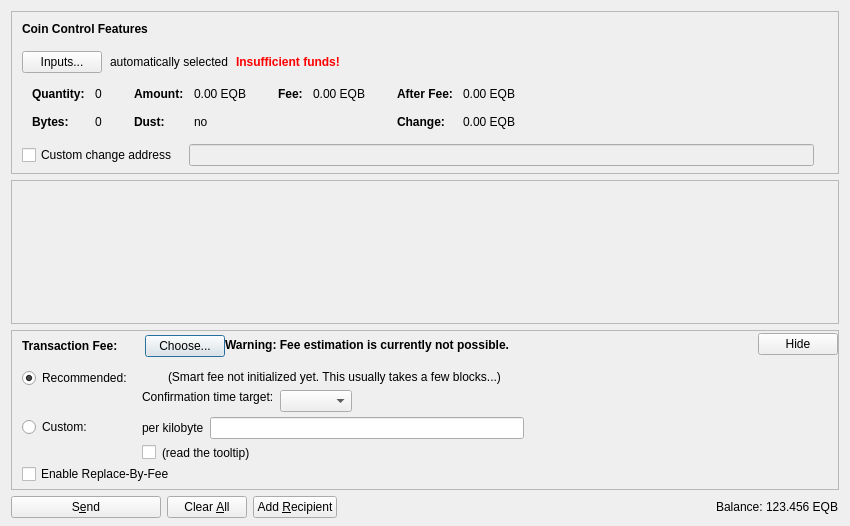
<?xml version="1.0" encoding="UTF-8"?>
<ui version="4.0">
 <class>SendCoinsDialog</class>
 <widget class="QDialog" name="SendCoinsDialog">
  <property name="geometry">
   <rect>
    <x>0</x>
    <y>0</y>
    <width>850</width>
    <height>526</height>
   </rect>
  </property>
  <property name="windowTitle">
   <string>Send Coins</string>
  </property>
  <layout class="QVBoxLayout" name="verticalLayout" stretch="0,1,0,0">
   <property name="bottomMargin">
    <number>8</number>
   </property>
   <item>
    <widget class="QFrame" name="frameCoinControl">
     <property name="sizePolicy">
      <sizepolicy hsizetype="Expanding" vsizetype="Expanding">
       <horstretch>0</horstretch>
       <verstretch>0</verstretch>
      </sizepolicy>
     </property>
     <property name="maximumSize">
      <size>
       <width>16777215</width>
       <height>16777215</height>
      </size>
     </property>
     <property name="frameShape">
      <enum>QFrame::StyledPanel</enum>
     </property>
     <property name="frameShadow">
      <enum>QFrame::Sunken</enum>
     </property>
     <layout class="QVBoxLayout" name="verticalLayoutCoinControl2">
      <property name="spacing">
       <number>0</number>
      </property>
      <property name="leftMargin">
       <number>0</number>
      </property>
      <property name="topMargin">
       <number>0</number>
      </property>
      <property name="rightMargin">
       <number>0</number>
      </property>
      <property name="bottomMargin">
       <number>6</number>
      </property>
      <item>
       <layout class="QVBoxLayout" name="verticalLayoutCoinControl" stretch="0,0,0,0,1">
        <property name="spacing">
         <number>0</number>
        </property>
        <property name="leftMargin">
         <number>10</number>
        </property>
        <property name="topMargin">
         <number>10</number>
        </property>
        <item>
         <layout class="QHBoxLayout" name="horizontalLayoutCoinControl1">
          <property name="bottomMargin">
           <number>15</number>
          </property>
          <item>
           <widget class="QLabel" name="labelCoinControlFeatures">
            <property name="sizePolicy">
             <sizepolicy hsizetype="Preferred" vsizetype="Maximum">
              <horstretch>0</horstretch>
              <verstretch>0</verstretch>
             </sizepolicy>
            </property>
            <property name="font">
             <font>
              <weight>75</weight>
              <bold>true</bold>
             </font>
            </property>
            <property name="styleSheet">
             <string notr="true">font-weight:bold;</string>
            </property>
            <property name="text">
             <string>Coin Control Features</string>
            </property>
           </widget>
          </item>
         </layout>
        </item>
        <item>
         <layout class="QHBoxLayout" name="horizontalLayoutCoinControl2" stretch="0,0,0,0">
          <property name="spacing">
           <number>8</number>
          </property>
          <property name="bottomMargin">
           <number>10</number>
          </property>
          <item>
           <widget class="QPushButton" name="pushButtonCoinControl">
            <property name="styleSheet">
             <string notr="true"/>
            </property>
            <property name="text">
             <string>Inputs...</string>
            </property>
            <property name="autoDefault">
             <bool>false</bool>
            </property>
           </widget>
          </item>
          <item>
           <widget class="QLabel" name="labelCoinControlAutomaticallySelected">
            <property name="text">
             <string>automatically selected</string>
            </property>
            <property name="margin">
             <number>5</number>
            </property>
           </widget>
          </item>
          <item>
           <widget class="QLabel" name="labelCoinControlInsuffFunds">
            <property name="font">
             <font>
              <weight>75</weight>
              <bold>true</bold>
             </font>
            </property>
            <property name="styleSheet">
             <string notr="true">color:red;font-weight:bold;</string>
            </property>
            <property name="text">
             <string>Insufficient funds!</string>
            </property>
            <property name="margin">
             <number>5</number>
            </property>
           </widget>
          </item>
          <item>
           <spacer name="horizontalSpacerCoinControl">
            <property name="orientation">
             <enum>Qt::Horizontal</enum>
            </property>
            <property name="sizeHint" stdset="0">
             <size>
              <width>40</width>
              <height>1</height>
             </size>
            </property>
           </spacer>
          </item>
         </layout>
        </item>
        <item>
         <widget class="QWidget" name="widgetCoinControl" native="true">
          <property name="sizePolicy">
           <sizepolicy hsizetype="Preferred" vsizetype="Preferred">
            <horstretch>0</horstretch>
            <verstretch>0</verstretch>
           </sizepolicy>
          </property>
          <property name="minimumSize">
           <size>
            <width>0</width>
            <height>0</height>
           </size>
          </property>
          <property name="styleSheet">
           <string notr="true"/>
          </property>
          <layout class="QHBoxLayout" name="horizontalLayoutCoinControl5">
           <property name="leftMargin">
            <number>0</number>
           </property>
           <property name="topMargin">
            <number>0</number>
           </property>
           <property name="rightMargin">
            <number>0</number>
           </property>
           <property name="bottomMargin">
            <number>0</number>
           </property>
           <item>
            <layout class="QHBoxLayout" name="horizontalLayoutCoinControl3" stretch="0,0,0,1">
             <property name="spacing">
              <number>20</number>
             </property>
             <property name="topMargin">
              <number>0</number>
             </property>
             <property name="bottomMargin">
              <number>10</number>
             </property>
             <item>
              <layout class="QFormLayout" name="formLayoutCoinControl1">
               <property name="horizontalSpacing">
                <number>10</number>
               </property>
               <property name="verticalSpacing">
                <number>14</number>
               </property>
               <property name="leftMargin">
                <number>10</number>
               </property>
               <property name="topMargin">
                <number>4</number>
               </property>
               <property name="rightMargin">
                <number>6</number>
               </property>
               <item row="0" column="0">
                <widget class="QLabel" name="labelCoinControlQuantityText">
                 <property name="font">
                  <font>
                   <weight>75</weight>
                   <bold>true</bold>
                  </font>
                 </property>
                 <property name="text">
                  <string>Quantity:</string>
                 </property>
                 <property name="margin">
                  <number>0</number>
                 </property>
                </widget>
               </item>
               <item row="0" column="1">
                <widget class="QLabel" name="labelCoinControlQuantity">
                 <property name="cursor">
                  <cursorShape>IBeamCursor</cursorShape>
                 </property>
                 <property name="contextMenuPolicy">
                  <enum>Qt::ActionsContextMenu</enum>
                 </property>
                 <property name="text">
                  <string notr="true">0</string>
                 </property>
                 <property name="margin">
                  <number>0</number>
                 </property>
                 <property name="textInteractionFlags">
                  <set>Qt::LinksAccessibleByMouse|Qt::TextSelectableByKeyboard|Qt::TextSelectableByMouse</set>
                 </property>
                </widget>
               </item>
               <item row="1" column="0">
                <widget class="QLabel" name="labelCoinControlBytesText">
                 <property name="font">
                  <font>
                   <weight>75</weight>
                   <bold>true</bold>
                  </font>
                 </property>
                 <property name="text">
                  <string>Bytes:</string>
                 </property>
                </widget>
               </item>
               <item row="1" column="1">
                <widget class="QLabel" name="labelCoinControlBytes">
                 <property name="cursor">
                  <cursorShape>IBeamCursor</cursorShape>
                 </property>
                 <property name="contextMenuPolicy">
                  <enum>Qt::ActionsContextMenu</enum>
                 </property>
                 <property name="text">
                  <string notr="true">0</string>
                 </property>
                 <property name="textInteractionFlags">
                  <set>Qt::LinksAccessibleByMouse|Qt::TextSelectableByKeyboard|Qt::TextSelectableByMouse</set>
                 </property>
                </widget>
               </item>
              </layout>
             </item>
             <item>
              <layout class="QFormLayout" name="formLayoutCoinControl2">
               <property name="horizontalSpacing">
                <number>10</number>
               </property>
               <property name="verticalSpacing">
                <number>14</number>
               </property>
               <property name="leftMargin">
                <number>6</number>
               </property>
               <property name="topMargin">
                <number>4</number>
               </property>
               <property name="rightMargin">
                <number>6</number>
               </property>
               <item row="0" column="0">
                <widget class="QLabel" name="labelCoinControlAmountText">
                 <property name="font">
                  <font>
                   <weight>75</weight>
                   <bold>true</bold>
                  </font>
                 </property>
                 <property name="text">
                  <string>Amount:</string>
                 </property>
                 <property name="margin">
                  <number>0</number>
                 </property>
                </widget>
               </item>
               <item row="0" column="1">
                <widget class="QLabel" name="labelCoinControlAmount">
                 <property name="cursor">
                  <cursorShape>IBeamCursor</cursorShape>
                 </property>
                 <property name="contextMenuPolicy">
                  <enum>Qt::ActionsContextMenu</enum>
                 </property>
                 <property name="text">
                  <string notr="true">0.00 EQB</string>
                 </property>
                 <property name="textInteractionFlags">
                  <set>Qt::LinksAccessibleByMouse|Qt::TextSelectableByKeyboard|Qt::TextSelectableByMouse</set>
                 </property>
                </widget>
               </item>
               <item row="1" column="0">
                <widget class="QLabel" name="labelCoinControlLowOutputText">
                 <property name="font">
                  <font>
                   <weight>75</weight>
                   <bold>true</bold>
                  </font>
                 </property>
                 <property name="text">
                  <string>Dust:</string>
                 </property>
                </widget>
               </item>
               <item row="1" column="1">
                <widget class="QLabel" name="labelCoinControlLowOutput">
                 <property name="cursor">
                  <cursorShape>IBeamCursor</cursorShape>
                 </property>
                 <property name="contextMenuPolicy">
                  <enum>Qt::ActionsContextMenu</enum>
                 </property>
                 <property name="text">
                  <string notr="true">no</string>
                 </property>
                 <property name="textInteractionFlags">
                  <set>Qt::LinksAccessibleByMouse|Qt::TextSelectableByKeyboard|Qt::TextSelectableByMouse</set>
                 </property>
                </widget>
               </item>
              </layout>
             </item>
             <item>
              <layout class="QFormLayout" name="formLayoutCoinControl3">
               <property name="horizontalSpacing">
                <number>10</number>
               </property>
               <property name="verticalSpacing">
                <number>14</number>
               </property>
               <property name="leftMargin">
                <number>6</number>
               </property>
               <property name="topMargin">
                <number>4</number>
               </property>
               <property name="rightMargin">
                <number>6</number>
               </property>
               <item row="0" column="0">
                <widget class="QLabel" name="labelCoinControlFeeText">
                 <property name="font">
                  <font>
                   <weight>75</weight>
                   <bold>true</bold>
                  </font>
                 </property>
                 <property name="text">
                  <string>Fee:</string>
                 </property>
                 <property name="margin">
                  <number>0</number>
                 </property>
                </widget>
               </item>
               <item row="0" column="1">
                <widget class="QLabel" name="labelCoinControlFee">
                 <property name="cursor">
                  <cursorShape>IBeamCursor</cursorShape>
                 </property>
                 <property name="contextMenuPolicy">
                  <enum>Qt::ActionsContextMenu</enum>
                 </property>
                 <property name="text">
                  <string notr="true">0.00 EQB</string>
                 </property>
                 <property name="textInteractionFlags">
                  <set>Qt::LinksAccessibleByMouse|Qt::TextSelectableByKeyboard|Qt::TextSelectableByMouse</set>
                 </property>
                </widget>
               </item>
              </layout>
             </item>
             <item>
              <layout class="QFormLayout" name="formLayoutCoinControl4">
               <property name="horizontalSpacing">
                <number>10</number>
               </property>
               <property name="verticalSpacing">
                <number>14</number>
               </property>
               <property name="leftMargin">
                <number>6</number>
               </property>
               <property name="topMargin">
                <number>4</number>
               </property>
               <property name="rightMargin">
                <number>6</number>
               </property>
               <item row="0" column="0">
                <widget class="QLabel" name="labelCoinControlAfterFeeText">
                 <property name="font">
                  <font>
                   <weight>75</weight>
                   <bold>true</bold>
                  </font>
                 </property>
                 <property name="text">
                  <string>After Fee:</string>
                 </property>
                 <property name="margin">
                  <number>0</number>
                 </property>
                </widget>
               </item>
               <item row="0" column="1">
                <widget class="QLabel" name="labelCoinControlAfterFee">
                 <property name="cursor">
                  <cursorShape>IBeamCursor</cursorShape>
                 </property>
                 <property name="contextMenuPolicy">
                  <enum>Qt::ActionsContextMenu</enum>
                 </property>
                 <property name="text">
                  <string notr="true">0.00 EQB</string>
                 </property>
                 <property name="textInteractionFlags">
                  <set>Qt::LinksAccessibleByMouse|Qt::TextSelectableByKeyboard|Qt::TextSelectableByMouse</set>
                 </property>
                </widget>
               </item>
               <item row="1" column="0">
                <widget class="QLabel" name="labelCoinControlChangeText">
                 <property name="font">
                  <font>
                   <weight>75</weight>
                   <bold>true</bold>
                  </font>
                 </property>
                 <property name="text">
                  <string>Change:</string>
                 </property>
                </widget>
               </item>
               <item row="1" column="1">
                <widget class="QLabel" name="labelCoinControlChange">
                 <property name="cursor">
                  <cursorShape>IBeamCursor</cursorShape>
                 </property>
                 <property name="contextMenuPolicy">
                  <enum>Qt::ActionsContextMenu</enum>
                 </property>
                 <property name="text">
                  <string notr="true">0.00 EQB</string>
                 </property>
                 <property name="textInteractionFlags">
                  <set>Qt::LinksAccessibleByMouse|Qt::TextSelectableByKeyboard|Qt::TextSelectableByMouse</set>
                 </property>
                </widget>
               </item>
              </layout>
             </item>
            </layout>
           </item>
          </layout>
         </widget>
        </item>
        <item>
         <layout class="QHBoxLayout" name="horizontalLayoutCoinControl4" stretch="0,0,0">
          <property name="spacing">
           <number>12</number>
          </property>
          <property name="sizeConstraint">
           <enum>QLayout::SetDefaultConstraint</enum>
          </property>
          <property name="topMargin">
           <number>5</number>
          </property>
          <property name="rightMargin">
           <number>5</number>
          </property>
          <item>
           <widget class="QCheckBox" name="checkBoxCoinControlChange">
            <property name="toolTip">
             <string>If this is activated, but the change address is empty or invalid, change will be sent to a newly generated address.</string>
            </property>
            <property name="text">
             <string>Custom change address</string>
            </property>
           </widget>
          </item>
          <item>
           <widget class="QValidatedLineEdit" name="lineEditCoinControlChange">
            <property name="enabled">
             <bool>false</bool>
            </property>
            <property name="sizePolicy">
             <sizepolicy hsizetype="Expanding" vsizetype="Fixed">
              <horstretch>0</horstretch>
              <verstretch>0</verstretch>
             </sizepolicy>
            </property>
           </widget>
          </item>
          <item>
           <widget class="QLabel" name="labelCoinControlChangeLabel">
            <property name="sizePolicy">
             <sizepolicy hsizetype="Preferred" vsizetype="Expanding">
              <horstretch>0</horstretch>
              <verstretch>0</verstretch>
             </sizepolicy>
            </property>
            <property name="minimumSize">
             <size>
              <width>0</width>
              <height>0</height>
             </size>
            </property>
            <property name="text">
             <string/>
            </property>
            <property name="margin">
             <number>3</number>
            </property>
           </widget>
          </item>
         </layout>
        </item>
        <item>
         <spacer name="verticalSpacerCoinControl">
          <property name="orientation">
           <enum>Qt::Vertical</enum>
          </property>
          <property name="sizeHint" stdset="0">
           <size>
            <width>800</width>
            <height>1</height>
           </size>
          </property>
         </spacer>
        </item>
       </layout>
      </item>
     </layout>
    </widget>
   </item>
   <item>
    <widget class="QScrollArea" name="scrollArea">
     <property name="widgetResizable">
      <bool>true</bool>
     </property>
     <widget class="QWidget" name="scrollAreaWidgetContents">
      <property name="geometry">
       <rect>
        <x>0</x>
        <y>0</y>
        <width>830</width>
        <height>104</height>
       </rect>
      </property>
      <layout class="QVBoxLayout" name="verticalLayout_2" stretch="0,1">
       <property name="leftMargin">
        <number>0</number>
       </property>
       <property name="topMargin">
        <number>0</number>
       </property>
       <property name="rightMargin">
        <number>0</number>
       </property>
       <property name="bottomMargin">
        <number>0</number>
       </property>
       <item>
        <layout class="QVBoxLayout" name="entries">
         <property name="spacing">
          <number>6</number>
         </property>
        </layout>
       </item>
       <item>
        <spacer name="verticalSpacer">
         <property name="orientation">
          <enum>Qt::Vertical</enum>
         </property>
         <property name="sizeHint" stdset="0">
          <size>
           <width>20</width>
           <height>40</height>
          </size>
         </property>
        </spacer>
       </item>
      </layout>
     </widget>
    </widget>
   </item>
   <item>
    <widget class="QFrame" name="frameFee">
     <property name="sizePolicy">
      <sizepolicy hsizetype="Expanding" vsizetype="Expanding">
       <horstretch>0</horstretch>
       <verstretch>0</verstretch>
      </sizepolicy>
     </property>
     <property name="maximumSize">
      <size>
       <width>16777215</width>
       <height>16777215</height>
      </size>
     </property>
     <property name="frameShape">
      <enum>QFrame::StyledPanel</enum>
     </property>
     <property name="frameShadow">
      <enum>QFrame::Sunken</enum>
     </property>
     <layout class="QVBoxLayout" name="verticalLayoutFee1">
      <property name="spacing">
       <number>0</number>
      </property>
      <property name="leftMargin">
       <number>0</number>
      </property>
      <property name="topMargin">
       <number>0</number>
      </property>
      <property name="rightMargin">
       <number>0</number>
      </property>
      <property name="bottomMargin">
       <number>0</number>
      </property>
      <item>
       <layout class="QVBoxLayout" name="verticalLayoutFee2" stretch="0,0,0">
        <property name="spacing">
         <number>0</number>
        </property>
        <property name="leftMargin">
         <number>10</number>
        </property>
        <property name="topMargin">
         <number>0</number>
        </property>
        <item>
         <layout class="QHBoxLayout" name="horizontalLayoutFee1">
          <property name="bottomMargin">
           <number>0</number>
          </property>
          <item>
           <layout class="QVBoxLayout" name="verticalLayoutFee7">
            <property name="spacing">
             <number>0</number>
            </property>
            <item>
             <spacer name="verticalSpacerSmartFee">
              <property name="orientation">
               <enum>Qt::Vertical</enum>
              </property>
              <property name="sizeType">
               <enum>QSizePolicy::Fixed</enum>
              </property>
              <property name="sizeHint" stdset="0">
               <size>
                <width>1</width>
                <height>4</height>
               </size>
              </property>
             </spacer>
            </item>
            <item>
             <layout class="QHBoxLayout" name="horizontalLayoutSmartFee">
              <property name="spacing">
               <number>10</number>
              </property>
              <item>
               <widget class="QLabel" name="labelFeeHeadline">
                <property name="sizePolicy">
                 <sizepolicy hsizetype="Preferred" vsizetype="Maximum">
                  <horstretch>0</horstretch>
                  <verstretch>0</verstretch>
                 </sizepolicy>
                </property>
                <property name="font">
                 <font>
                  <weight>75</weight>
                  <bold>true</bold>
                 </font>
                </property>
                <property name="styleSheet">
                 <string notr="true">font-weight:bold;</string>
                </property>
                <property name="text">
                 <string>Transaction Fee:</string>
                </property>
               </widget>
              </item>
              <item>
               <widget class="QLabel" name="labelFeeMinimized">
                <property name="text">
                 <string/>
                </property>
               </widget>
              </item>
              <item>
               <widget class="QPushButton" name="buttonChooseFee">
                <property name="text">
                 <string>Choose...</string>
                </property>
               </widget>
              </item>
             </layout>
            </item>
            <item>
             <spacer name="verticalSpacer_5">
              <property name="orientation">
               <enum>Qt::Vertical</enum>
              </property>
              <property name="sizeHint" stdset="0">
               <size>
                <width>1</width>
                <height>1</height>
               </size>
              </property>
             </spacer>
            </item>
           </layout>
          </item>
          <item>
           <widget class="QLabel" name="fallbackFeeWarningLabel">
            <property name="toolTip">
             <string>Using the fallbackfee can result in sending a transaction that will take several hours or days (or never) to confirm. Consider choosing your fee manually or wait until you have validated the complete chain.</string>
            </property>
            <property name="font">
            <font>
                <weight>75</weight>
                <bold>true</bold>
            </font>
            </property>
            <property name="text">
             <string>Warning: Fee estimation is currently not possible.</string>
            </property>
            <property name="wordWrap">
             <bool>false</bool>
            </property>
           </widget>
          </item>
          <item>
           <spacer name="horizontalSpacer_4">
            <property name="orientation">
             <enum>Qt::Horizontal</enum>
            </property>
            <property name="sizeType">
             <enum>QSizePolicy::MinimumExpanding</enum>
            </property>
            <property name="sizeHint" stdset="0">
             <size>
              <width>40</width>
              <height>20</height>
             </size>
            </property>
           </spacer>
          </item>
          <item>
           <widget class="QPushButton" name="buttonMinimizeFee">
            <property name="toolTip">
             <string>collapse fee-settings</string>
            </property>
            <property name="text">
             <string>Hide</string>
            </property>
           </widget>
          </item>
         </layout>
        </item>
        <item>
         <widget class="QFrame" name="frameFeeSelection">
          <layout class="QVBoxLayout" name="verticalLayoutFee12">
           <property name="spacing">
            <number>0</number>
           </property>
           <property name="leftMargin">
            <number>0</number>
           </property>
           <property name="topMargin">
            <number>0</number>
           </property>
           <property name="rightMargin">
            <number>0</number>
           </property>
           <property name="bottomMargin">
            <number>0</number>
           </property>
           <item>
            <layout class="QGridLayout" name="gridLayoutFee">
             <property name="topMargin">
              <number>10</number>
             </property>
             <property name="bottomMargin">
              <number>4</number>
             </property>
             <property name="horizontalSpacing">
              <number>10</number>
             </property>
             <property name="verticalSpacing">
              <number>4</number>
             </property>
             <item row="1" column="1">
              <layout class="QVBoxLayout" name="verticalLayoutFee8">
               <property name="spacing">
                <number>6</number>
               </property>
               <item>
                <layout class="QHBoxLayout" name="horizontalLayoutFee13">
                 <item>
                  <widget class="QLabel" name="labelCustomPerKilobyte">
                   <property name="toolTip">
                    <string>If the custom fee is set to 1000 satoshis and the transaction is only 250 bytes, then &quot;per kilobyte&quot; only pays 250 satoshis in fee, while &quot;total at least&quot; pays 1000 satoshis. For transactions bigger than a kilobyte both pay by kilobyte.</string>
                   </property>
                   <property name="text">
                    <string>per kilobyte</string>
                   </property>
                  </widget>
                 </item>
                 <item>
                  <widget class="BitcoinAmountField" name="customFee"/>
                 </item>
                 <item>
                  <spacer name="horizontalSpacer_6">
                   <property name="orientation">
                    <enum>Qt::Horizontal</enum>
                   </property>
                   <property name="sizeHint" stdset="0">
                    <size>
                     <width>1</width>
                     <height>1</height>
                    </size>
                   </property>
                  </spacer>
                 </item>
                </layout>
               </item>
               <item>
                <layout class="QHBoxLayout" name="horizontalLayoutFee8">
                 <item>
                  <widget class="QCheckBox" name="checkBoxMinimumFee">
                   <property name="toolTip">
                    <string>Paying only the minimum fee is just fine as long as there is less transaction volume than space in the blocks. But be aware that this can end up in a never confirming transaction once there is more demand for Equibit transactions than the network can process.</string>
                   </property>
                   <property name="text">
                    <string/>
                   </property>
                  </widget>
                 </item>
                 <item>
                  <widget class="QLabel" name="labelMinFeeWarning">
                   <property name="enabled">
                    <bool>true</bool>
                   </property>
                   <property name="toolTip">
                    <string>Paying only the minimum fee is just fine as long as there is less transaction volume than space in the blocks. But be aware that this can end up in a never confirming transaction once there is more demand for Equibit transactions than the network can process.</string>
                   </property>
                   <property name="text">
                    <string>(read the tooltip)</string>
                   </property>
                   <property name="margin">
                    <number>5</number>
                   </property>
                  </widget>
                 </item>
                 <item>
                  <spacer name="horizontalSpacer_2">
                   <property name="orientation">
                    <enum>Qt::Horizontal</enum>
                   </property>
                   <property name="sizeHint" stdset="0">
                    <size>
                     <width>1</width>
                     <height>1</height>
                    </size>
                   </property>
                  </spacer>
                 </item>
                </layout>
               </item>
              </layout>
             </item>
             <item row="0" column="0">
              <layout class="QVBoxLayout" name="verticalLayoutFee4" stretch="0,1">
               <item>
                <widget class="QRadioButton" name="radioSmartFee">
                 <property name="text">
                  <string>Recommended:</string>
                 </property>
                 <property name="checked">
                  <bool>true</bool>
                 </property>
                 <attribute name="buttonGroup">
                  <string notr="true">groupFee</string>
                 </attribute>
                </widget>
               </item>
               <item>
                <spacer name="verticalSpacer_2">
                 <property name="orientation">
                  <enum>Qt::Vertical</enum>
                 </property>
                 <property name="sizeHint" stdset="0">
                  <size>
                   <width>1</width>
                   <height>1</height>
                  </size>
                 </property>
                </spacer>
               </item>
              </layout>
             </item>
             <item row="1" column="0">
              <layout class="QVBoxLayout" name="verticalLayoutFee9" stretch="0,1">
               <item>
                <widget class="QRadioButton" name="radioCustomFee">
                 <property name="text">
                  <string>Custom:</string>
                 </property>
                 <attribute name="buttonGroup">
                  <string notr="true">groupFee</string>
                 </attribute>
                </widget>
               </item>
               <item>
                <spacer name="verticalSpacer_6">
                 <property name="orientation">
                  <enum>Qt::Vertical</enum>
                 </property>
                 <property name="sizeHint" stdset="0">
                  <size>
                   <width>1</width>
                   <height>1</height>
                  </size>
                 </property>
                </spacer>
               </item>
              </layout>
             </item>
             <item row="0" column="1">
              <layout class="QVBoxLayout" name="verticalLayoutFee3" stretch="0,0,1">
               <property name="spacing">
                <number>6</number>
               </property>
               <property name="topMargin">
                <number>2</number>
               </property>
               <item>
                <layout class="QHBoxLayout" name="horizontalLayoutFee12">
                 <item>
                  <widget class="QLabel" name="labelSmartFee">
                   <property name="text">
                    <string/>
                   </property>
                   <property name="margin">
                    <number>2</number>
                   </property>
                  </widget>
                 </item>
                 <item>
                  <widget class="QLabel" name="labelFeeEstimation">
                   <property name="text">
                    <string/>
                   </property>
                  </widget>
                 </item>
                 <item>
                  <widget class="QLabel" name="labelSmartFee2">
                   <property name="text">
                    <string>(Smart fee not initialized yet. This usually takes a few blocks...)</string>
                   </property>
                   <property name="margin">
                    <number>2</number>
                   </property>
                  </widget>
                 </item>
                 <item>
                  <spacer name="horizontalSpacer_5">
                   <property name="orientation">
                    <enum>Qt::Horizontal</enum>
                   </property>
                   <property name="sizeHint" stdset="0">
                    <size>
                     <width>1</width>
                     <height>1</height>
                    </size>
                   </property>
                  </spacer>
                 </item>
                </layout>
               </item>
               <item>
                <layout class="QHBoxLayout" name="horizontalLayoutFee9">
                 <item>
                  <layout class="QVBoxLayout" name="verticalLayoutFee6">
                   <item>
                    <widget class="QLabel" name="labelSmartFee3">
                     <property name="text">
                      <string>Confirmation time target:</string>
                     </property>
                     <property name="margin">
                      <number>2</number>
                     </property>
                    </widget>
                   </item>
                   <item>
                    <spacer name="verticalSpacer_3">
                     <property name="orientation">
                      <enum>Qt::Vertical</enum>
                     </property>
                     <property name="sizeHint" stdset="0">
                      <size>
                       <width>1</width>
                       <height>1</height>
                      </size>
                     </property>
                    </spacer>
                   </item>
                  </layout>
                 </item>
                 <item>
                  <layout class="QVBoxLayout" name="verticalLayoutFee5">
                   <property name="rightMargin">
                    <number>30</number>
                   </property>
                   <item>
                    <layout class="QHBoxLayout" name="horizontalLayoutConfTarget">
                     <property name="bottomMargin">
                      <number>0</number>
                     </property>
                     <item>
                      <widget class="QComboBox" name="confTargetSelector"/>
                     </item>
                     <item>
                      <spacer name="horizontalSpacerConfTarget">
                       <property name="orientation">
                        <enum>Qt::Horizontal</enum>
                       </property>
                       <property name="sizeHint" stdset="0">
                        <size>
                         <width>40</width>
                         <height>20</height>
                        </size>
                       </property>
                      </spacer>
                     </item>
                    </layout>
                   </item>
                  </layout>
                 </item>
                </layout>
               </item>
               <item>
                <spacer name="verticalSpacer_4">
                 <property name="orientation">
                  <enum>Qt::Vertical</enum>
                 </property>
                 <property name="sizeHint" stdset="0">
                  <size>
                   <width>1</width>
                   <height>1</height>
                  </size>
                 </property>
                </spacer>
               </item>
              </layout>
             </item>
            </layout>
           </item>
           <item>
            <widget class="QCheckBox" name="optInRBF">
             <property name="text">
              <string>Enable Replace-By-Fee</string>
             </property>
             <property name="toolTip">
              <string>With Replace-By-Fee (BIP-125) you can increase a transaction's fee after it is sent. Without this, a higher fee may be recommended to compensate for increased transaction delay risk.</string>
             </property>
            </widget>
           </item>
          </layout>
         </widget>
        </item>
        <item>
         <spacer name="verticalSpacerFee">
          <property name="orientation">
           <enum>Qt::Vertical</enum>
          </property>
          <property name="sizeHint" stdset="0">
           <size>
            <width>40</width>
            <height>5</height>
           </size>
          </property>
         </spacer>
        </item>
       </layout>
      </item>
     </layout>
    </widget>
   </item>
   <item>
    <layout class="QHBoxLayout" name="horizontalLayout">
     <item>
      <widget class="QPushButton" name="sendButton">
       <property name="minimumSize">
        <size>
         <width>150</width>
         <height>0</height>
        </size>
       </property>
       <property name="toolTip">
        <string>Confirm the send action</string>
       </property>
       <property name="text">
        <string>S&amp;end</string>
       </property>
       <property name="icon">
        <iconset resource="../bitcoin.qrc">
         <normaloff>:/icons/send</normaloff>:/icons/send</iconset>
       </property>
       <property name="autoDefault">
        <bool>false</bool>
       </property>
       <property name="default">
        <bool>false</bool>
       </property>
      </widget>
     </item>
     <item>
      <widget class="QPushButton" name="clearButton">
       <property name="sizePolicy">
        <sizepolicy hsizetype="Minimum" vsizetype="Fixed">
         <horstretch>0</horstretch>
         <verstretch>0</verstretch>
        </sizepolicy>
       </property>
       <property name="toolTip">
        <string>Clear all fields of the form.</string>
       </property>
       <property name="text">
        <string>Clear &amp;All</string>
       </property>
       <property name="icon">
        <iconset resource="../bitcoin.qrc">
         <normaloff>:/icons/remove</normaloff>:/icons/remove</iconset>
       </property>
       <property name="autoDefault">
        <bool>false</bool>
       </property>
      </widget>
     </item>
     <item>
      <widget class="QPushButton" name="addButton">
       <property name="toolTip">
        <string>Send to multiple recipients at once</string>
       </property>
       <property name="text">
        <string>Add &amp;Recipient</string>
       </property>
       <property name="icon">
        <iconset resource="../bitcoin.qrc">
         <normaloff>:/icons/add</normaloff>:/icons/add</iconset>
       </property>
       <property name="autoDefault">
        <bool>false</bool>
       </property>
      </widget>
     </item>
     <item>
      <spacer name="horizontalSpacer">
       <property name="orientation">
        <enum>Qt::Horizontal</enum>
       </property>
       <property name="sizeHint" stdset="0">
        <size>
         <width>40</width>
         <height>20</height>
        </size>
       </property>
      </spacer>
     </item>
     <item>
      <layout class="QHBoxLayout" name="horizontalLayout_2">
       <property name="spacing">
        <number>3</number>
       </property>
       <item>
        <widget class="QLabel" name="label">
         <property name="sizePolicy">
          <sizepolicy hsizetype="Preferred" vsizetype="Fixed">
           <horstretch>0</horstretch>
           <verstretch>0</verstretch>
          </sizepolicy>
         </property>
         <property name="text">
          <string>Balance:</string>
         </property>
        </widget>
       </item>
       <item>
        <widget class="QLabel" name="labelBalance">
         <property name="sizePolicy">
          <sizepolicy hsizetype="Preferred" vsizetype="Fixed">
           <horstretch>0</horstretch>
           <verstretch>0</verstretch>
          </sizepolicy>
         </property>
         <property name="cursor">
          <cursorShape>IBeamCursor</cursorShape>
         </property>
         <property name="text">
          <string notr="true">123.456 EQB</string>
         </property>
         <property name="textInteractionFlags">
          <set>Qt::LinksAccessibleByMouse|Qt::TextSelectableByKeyboard|Qt::TextSelectableByMouse</set>
         </property>
        </widget>
       </item>
      </layout>
     </item>
    </layout>
   </item>
  </layout>
 </widget>
 <customwidgets>
  <customwidget>
   <class>QValidatedLineEdit</class>
   <extends>QLineEdit</extends>
   <header>qt/qvalidatedlineedit.h</header>
  </customwidget>
  <customwidget>
   <class>BitcoinAmountField</class>
   <extends>QLineEdit</extends>
   <header>qt/bitcoinamountfield.h</header>
   <container>1</container>
  </customwidget>
 </customwidgets>
 <resources>
  <include location="../bitcoin.qrc"/>
 </resources>
 <connections/>
 <buttongroups>
  <buttongroup name="groupFee"/>
 </buttongroups>
</ui>
